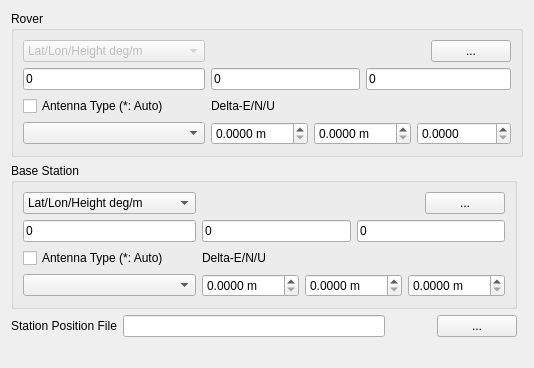
     <widget class="QWidget" name="TabSheet5">
      <property name="toolTip">
       <string/>
      </property>
      <attribute name="title">
       <string>&amp;Positions</string>
      </attribute>
      <layout class="QGridLayout" name="gridLayout_13">
       <item row="5" column="2">
        <widget class="QPushButton" name="BtnStaPosView">
         <property name="enabled">
          <bool>true</bool>
         </property>
         <property name="toolTip">
          <string/>
         </property>
         <property name="text">
          <string/>
         </property>
         <property name="icon">
          <iconset resource="rtkpost_qtn.qrc">
           <normaloff>:/buttons/doc.bmp</normaloff>:/buttons/doc.bmp</iconset>
         </property>
         <property name="flat">
          <bool>true</bool>
         </property>
        </widget>
       </item>
       <item row="5" column="3">
        <widget class="QPushButton" name="BtnStaPosFile">
         <property name="enabled">
          <bool>true</bool>
         </property>
         <property name="palette">
          <palette>
           <active>
            <colorrole role="WindowText">
             <brush brushstyle="SolidPattern">
              <color alpha="255">
               <red>0</red>
               <green>0</green>
               <blue>0</blue>
              </color>
             </brush>
            </colorrole>
           </active>
           <inactive>
            <colorrole role="WindowText">
             <brush brushstyle="SolidPattern">
              <color alpha="255">
               <red>0</red>
               <green>0</green>
               <blue>0</blue>
              </color>
             </brush>
            </colorrole>
           </inactive>
           <disabled>
            <colorrole role="WindowText">
             <brush brushstyle="SolidPattern">
              <color alpha="255">
               <red>0</red>
               <green>0</green>
               <blue>0</blue>
              </color>
             </brush>
            </colorrole>
           </disabled>
          </palette>
         </property>
         <property name="toolTip">
          <string/>
         </property>
         <property name="text">
          <string>...</string>
         </property>
         <property name="flat">
          <bool>false</bool>
         </property>
        </widget>
       </item>
       <item row="5" column="1">
        <widget class="QLineEdit" name="StaPosFile">
         <property name="enabled">
          <bool>true</bool>
         </property>
         <property name="toolTip">
          <string/>
         </property>
         <property name="text">
          <string/>
         </property>
        </widget>
       </item>
       <item row="6" column="0" colspan="4">
        <widget class="QLabel" name="Label4">
         <property name="enabled">
          <bool>true</bool>
         </property>
         <property name="sizePolicy">
          <sizepolicy hsizetype="Preferred" vsizetype="Fixed">
           <horstretch>0</horstretch>
           <verstretch>0</verstretch>
          </sizepolicy>
         </property>
         <property name="toolTip">
          <string/>
         </property>
         <property name="text">
          <string/>
         </property>
        </widget>
       </item>
       <item row="5" column="0">
        <widget class="QLabel" name="Label30">
         <property name="enabled">
          <bool>true</bool>
         </property>
         <property name="toolTip">
          <string/>
         </property>
         <property name="text">
          <string>Station Position File</string>
         </property>
        </widget>
       </item>
       <item row="4" column="0" colspan="4">
        <widget class="QGroupBox" name="GroupRefAnt">
         <property name="sizePolicy">
          <sizepolicy hsizetype="Preferred" vsizetype="Fixed">
           <horstretch>0</horstretch>
           <verstretch>0</verstretch>
          </sizepolicy>
         </property>
         <property name="toolTip">
          <string/>
         </property>
         <property name="title">
          <string>Base Station</string>
         </property>
         <layout class="QGridLayout" name="gridLayout_6">
          <item row="0" column="0">
           <widget class="QComboBox" name="RefPosType">
            <property name="enabled">
             <bool>true</bool>
            </property>
            <property name="toolTip">
             <string/>
            </property>
            <item>
             <property name="text">
              <string>Lat/Lon/Height deg/m</string>
             </property>
            </item>
            <item>
             <property name="text">
              <string>Lat/Lon/Height dms/m</string>
             </property>
            </item>
            <item>
             <property name="text">
              <string>X/Y/Z-ECEF m</string>
             </property>
            </item>
            <item>
             <property name="text">
              <string>Average of Single Position</string>
             </property>
            </item>
            <item>
             <property name="text">
              <string>Get from Position File</string>
             </property>
            </item>
            <item>
             <property name="text">
              <string>RINEX Header Position</string>
             </property>
            </item>
           </widget>
          </item>
          <item row="0" column="5">
           <widget class="QPushButton" name="BtnRefPos">
            <property name="enabled">
             <bool>true</bool>
            </property>
            <property name="toolTip">
             <string/>
            </property>
            <property name="text">
             <string>...</string>
            </property>
            <property name="flat">
             <bool>false</bool>
            </property>
           </widget>
          </item>
          <item row="1" column="0">
           <widget class="QLineEdit" name="RefPos1">
            <property name="enabled">
             <bool>true</bool>
            </property>
            <property name="toolTip">
             <string/>
            </property>
            <property name="text">
             <string>0</string>
            </property>
           </widget>
          </item>
          <item row="1" column="1" colspan="2">
           <widget class="QLineEdit" name="RefPos2">
            <property name="enabled">
             <bool>true</bool>
            </property>
            <property name="toolTip">
             <string/>
            </property>
            <property name="text">
             <string>0</string>
            </property>
           </widget>
          </item>
          <item row="1" column="3" colspan="3">
           <widget class="QLineEdit" name="RefPos3">
            <property name="enabled">
             <bool>true</bool>
            </property>
            <property name="toolTip">
             <string/>
            </property>
            <property name="text">
             <string>0</string>
            </property>
           </widget>
          </item>
          <item row="3" column="0">
           <widget class="QComboBox" name="RefAnt">
            <property name="enabled">
             <bool>true</bool>
            </property>
            <property name="toolTip">
             <string/>
            </property>
           </widget>
          </item>
          <item row="2" column="0">
           <widget class="QCheckBox" name="RefAntPcv">
            <property name="toolTip">
             <string/>
            </property>
            <property name="text">
             <string>Antenna Type (*: Auto)</string>
            </property>
            <property name="checked">
             <bool>false</bool>
            </property>
           </widget>
          </item>
          <item row="2" column="1">
           <widget class="QLabel" name="LabelRefAntD">
            <property name="enabled">
             <bool>true</bool>
            </property>
            <property name="toolTip">
             <string/>
            </property>
            <property name="text">
             <string>Delta-E/N/U</string>
            </property>
           </widget>
          </item>
          <item row="3" column="1">
           <widget class="QDoubleSpinBox" name="RefAntE">
            <property name="suffix">
             <string> m</string>
            </property>
            <property name="decimals">
             <number>4</number>
            </property>
            <property name="maximum">
             <double>1000.000000000000000</double>
            </property>
           </widget>
          </item>
          <item row="3" column="2" colspan="2">
           <widget class="QDoubleSpinBox" name="RefAntN">
            <property name="suffix">
             <string> m</string>
            </property>
            <property name="decimals">
             <number>4</number>
            </property>
            <property name="maximum">
             <double>1000.000000000000000</double>
            </property>
           </widget>
          </item>
          <item row="3" column="4" colspan="2">
           <widget class="QDoubleSpinBox" name="RefAntU">
            <property name="suffix">
             <string> m</string>
            </property>
            <property name="decimals">
             <number>4</number>
            </property>
            <property name="maximum">
             <double>1000.000000000000000</double>
            </property>
           </widget>
          </item>
         </layout>
        </widget>
       </item>
       <item row="0" column="0" rowspan="2" colspan="5">
        <widget class="QGroupBox" name="GroupRovAnt">
         <property name="sizePolicy">
          <sizepolicy hsizetype="Preferred" vsizetype="Fixed">
           <horstretch>0</horstretch>
           <verstretch>0</verstretch>
          </sizepolicy>
         </property>
         <property name="toolTip">
          <string/>
         </property>
         <property name="title">
          <string>Rover</string>
         </property>
         <layout class="QGridLayout" name="gridLayout_7">
          <item row="0" column="0">
           <widget class="QComboBox" name="RovPosType">
            <property name="enabled">
             <bool>false</bool>
            </property>
            <property name="toolTip">
             <string/>
            </property>
            <item>
             <property name="text">
              <string>Lat/Lon/Height deg/m</string>
             </property>
            </item>
            <item>
             <property name="text">
              <string>Lat/Lon/Height dms/m</string>
             </property>
            </item>
            <item>
             <property name="text">
              <string>X/Y/Z-ECEF m</string>
             </property>
            </item>
            <item>
             <property name="text">
              <string>Average of Single Pos</string>
             </property>
            </item>
            <item>
             <property name="text">
              <string>Get from Position File</string>
             </property>
            </item>
            <item>
             <property name="text">
              <string>RINEX Header Position</string>
             </property>
            </item>
           </widget>
          </item>
          <item row="0" column="5">
           <widget class="QPushButton" name="BtnRovPos">
            <property name="enabled">
             <bool>true</bool>
            </property>
            <property name="toolTip">
             <string/>
            </property>
            <property name="text">
             <string>...</string>
            </property>
            <property name="flat">
             <bool>false</bool>
            </property>
           </widget>
          </item>
          <item row="1" column="0">
           <widget class="QLineEdit" name="RovPos1">
            <property name="enabled">
             <bool>true</bool>
            </property>
            <property name="toolTip">
             <string/>
            </property>
            <property name="text">
             <string>0</string>
            </property>
           </widget>
          </item>
          <item row="1" column="1" colspan="2">
           <widget class="QLineEdit" name="RovPos2">
            <property name="enabled">
             <bool>true</bool>
            </property>
            <property name="toolTip">
             <string/>
            </property>
            <property name="text">
             <string>0</string>
            </property>
           </widget>
          </item>
          <item row="1" column="3" colspan="3">
           <widget class="QLineEdit" name="RovPos3">
            <property name="enabled">
             <bool>true</bool>
            </property>
            <property name="toolTip">
             <string/>
            </property>
            <property name="text">
             <string>0</string>
            </property>
           </widget>
          </item>
          <item row="4" column="0">
           <widget class="QComboBox" name="RovAnt">
            <property name="enabled">
             <bool>true</bool>
            </property>
            <property name="toolTip">
             <string/>
            </property>
           </widget>
          </item>
          <item row="4" column="1">
           <widget class="QDoubleSpinBox" name="RovAntE">
            <property name="suffix">
             <string> m</string>
            </property>
            <property name="decimals">
             <number>4</number>
            </property>
            <property name="maximum">
             <double>1000.000000000000000</double>
            </property>
           </widget>
          </item>
          <item row="2" column="0">
           <widget class="QCheckBox" name="RovAntPcv">
            <property name="toolTip">
             <string/>
            </property>
            <property name="text">
             <string>Antenna Type (*: Auto)</string>
            </property>
            <property name="checked">
             <bool>false</bool>
            </property>
           </widget>
          </item>
          <item row="2" column="1">
           <widget class="QLabel" name="LabelRovAntD">
            <property name="enabled">
             <bool>true</bool>
            </property>
            <property name="toolTip">
             <string/>
            </property>
            <property name="text">
             <string>Delta-E/N/U</string>
            </property>
           </widget>
          </item>
          <item row="4" column="2" colspan="2">
           <widget class="QDoubleSpinBox" name="RovAntN">
            <property name="suffix">
             <string> m</string>
            </property>
            <property name="decimals">
             <number>4</number>
            </property>
            <property name="maximum">
             <double>1000.000000000000000</double>
            </property>
           </widget>
          </item>
          <item row="4" column="4" colspan="2">
           <widget class="QDoubleSpinBox" name="RovAntU">
            <property name="decimals">
             <number>4</number>
            </property>
            <property name="maximum">
             <double>1000.000000000000000</double>
            </property>
           </widget>
          </item>
         </layout>
        </widget>
       </item>
      </layout>
     </widget>
